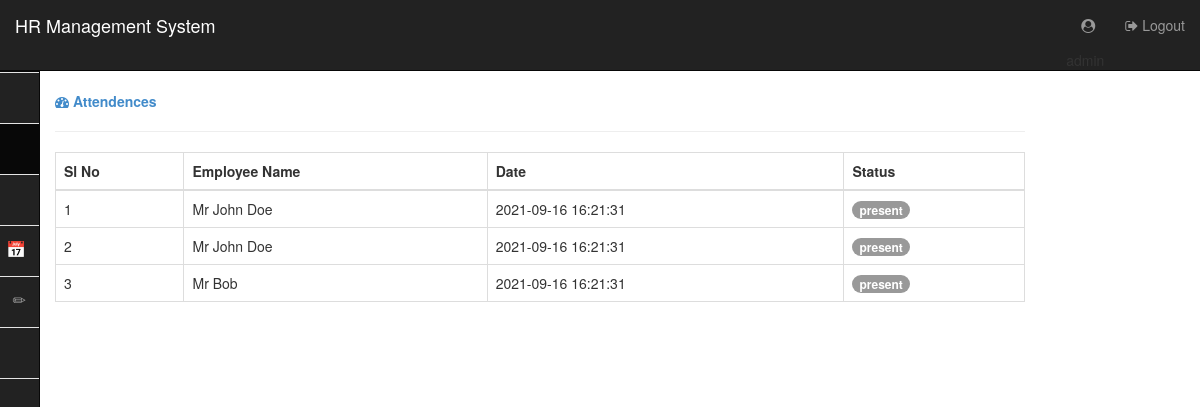
Page /admin/attendences-index.php (signed in) on the committed database.
### tables this page shows
CREATE TABLE `attendences` (
  `id` int NOT NULL,
  `date` timestamp NOT NULL DEFAULT CURRENT_TIMESTAMP,
  `inTime` varchar(50) DEFAULT NULL,
  `outTime` varchar(50) DEFAULT NULL,
  `empId` int DEFAULT NULL
);

CREATE TABLE `employee` (
  `id` int NOT NULL,
  `name` varchar(150) NOT NULL,
  `father_name` varchar(150) NOT NULL,
  `mother_name` varchar(150) NOT NULL,
  `email` varchar(150) NOT NULL,
  `phone` varchar(20) NOT NULL,
  `gender` varchar(20) NOT NULL,
  `dob` varchar(20) NOT NULL,
  `doj` varchar(20) NOT NULL,
  `department` varchar(20) NOT NULL,
  `address` text NOT NULL,
  `basicPay` double NOT NULL,
  `created_at` timestamp NOT NULL DEFAULT CURRENT_TIMESTAMP
);

### admin/attendences-index.php (the view, shortened to what this page needs)
<?php
require_once './header.php';
require_once './sidemenu.php';
require_once './src/database.php';
$sql = "SELECT * FROM attendences";
$res = $db->query($sql);
$attendences = [];
while ($row = $res->fetch_object()) {
    $attendences[] = $row;
}
?>
<div class="col-lg-10 col-md-10 col-sm-12 col-xs-12">
    <a href="#"><strong><span class="fa fa-dashboard"></span> Attendences</strong></a>
    <hr>
    <table class="table table-bordered">
        <thead>
            <th>Sl No</th>
            <th>Employee Name</th>
            <th>Date</th>
            <th>Status</th>
        </thead>
        <tbody>
            <?php $i = 0;
            foreach ($attendences as $attendence) : ?>
                <tr>
                    <td><?php echo $i + 1 ?></td>
                    <?php $sql = "SELECT * FROM employee WHERE id = '$attendence->empId'";
                    $res = $db->query($sql);
                    $name = $res->fetch_object()->name;
                    ?>
                    <td><?php echo $name ?></td>
                    <?php $date = new DateTime();
                    $d = $date->format($attendence->date);
                    ?>
                    <td><?php echo $d ?></td>
                    <?php if ($attendence->inTime) : ?>
                        <td><span class="badge badge-danger"><?php echo "present" ?></span></td>
                    <?php else : ?>
                        <td><span class="badge badge-danger"><?php echo "Absent" ?></span></td>
                    <?php endif ?>
                </tr>
            <?php $i++;
            endforeach ?>
        </tbody>
    </table>
</div>
<?php require_once './footer.php'; ?>

### admin/res/css/style.css (style rules this page uses)
body { min-height: 100vh; }
body, html { height: 100%; }

### rows in the picture
attendences: employee.name "Mr John Doe", inTime "present"
attendences: employee.name "Mr John Doe", inTime "present"
attendences: employee.name "Mr Bob", inTime "present"
